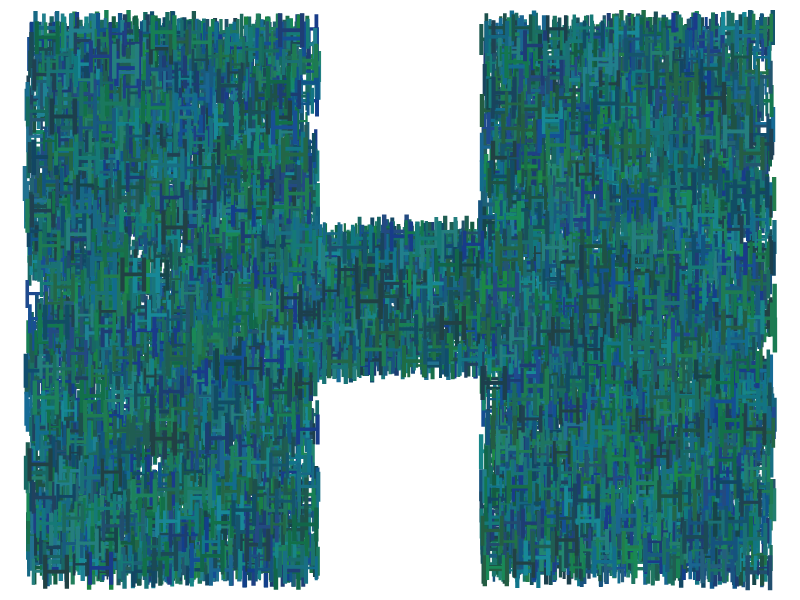

Here is the R script that generated this plot:
## ---- chunk 1
library(dplyr)
library(ggplot2)

start<-runif(3)
amount<-10000
margins=.4

grid<-data.frame(xin=runif(amount,-1,1),yin=runif(amount,-1,1),size=runif(amount,-1,1),group=round(runif(amount,1,100))) %>% 
  group_by(group) %>% 
  mutate(
    order=1:n(),
    r=rep(start[1]+runif(1,start[1]*-margins,start[1]*margins),n()),
    g=rep(start[2]+runif(1,start[2]*-margins,start[2]*margins),n()),
    b=rep(start[3]+runif(1,start[3]*-margins,start[3]*margins),n())
    ) %>% 
  ungroup() %>% 
  mutate(across(r:b,function(x){
    x[x<0]<-0
    x[x>1]<-1
    x
  })) %>% 
  mutate(color=rgb(r,g,b)) %>% 
  arrange(order)

#### V1 ####
# plot<-ggplot(grid)+
#   geom_rect(xmin=-1.2,xmax=1.2,ymax=1.2,ymin=-1.2,fill="white")+
#   geom_path(aes(x=xin,y=yin,group=group,color=color))+
#   theme_void()+
#   guides(color='none')+
#   scale_color_manual(values = unique(grid$color))+
#   geom_rect(xmin=-.25,xmax=.25,ymax=1,ymin=.25,fill="white")+
#   geom_rect(xmin=-.25,xmax=.25,ymax=-.25,ymin=-1,fill="white")

#### V2 ####
plot<-grid %>% 
  filter(!(between(yin,.25,1)&between(xin,-.25,.25))) %>% 
  filter(!(between(yin,-1,-.25)&between(xin,-.25,.25))) %>% 
  ggplot()+
  geom_point(shape="H",aes(x=xin,y=yin,color=color,size=size))+
  scale_size_continuous(range = c(4,12))+
  theme_void()+
  guides(color='none',size='none')+
  scale_color_manual(values = unique(grid$color))


# ggsave(plot,file="data/logo.png",width=10,height=10)
# ggsave(plot,file=sprintf("data/Logos/%s.png",lubridate::now()),width=10,height=10)

## ---- chunk 2

logos<-dir("data/Logos/",full.names = T)

for(i in rev(logos)){
  filename <- file.path(i)
  cat(paste0("![text](",filename,")"))
}

